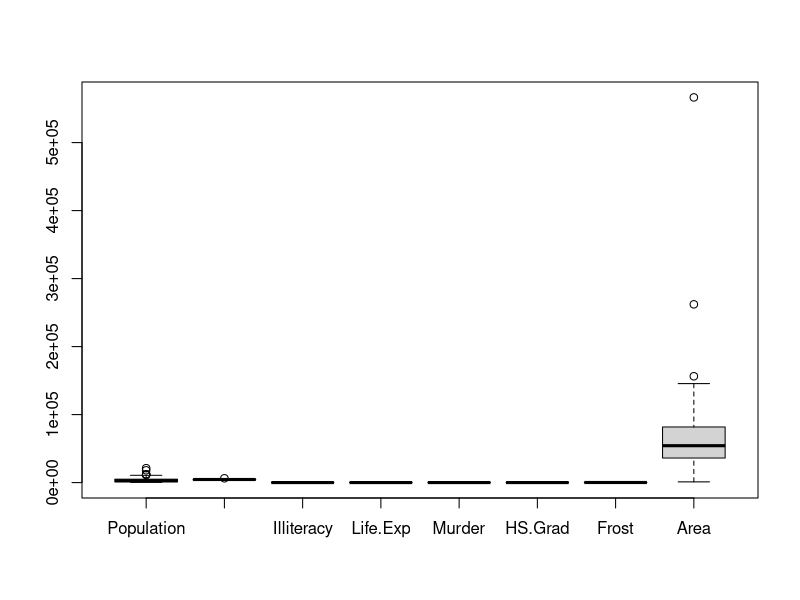

The R source for this figure:
# * 실습 결과를 R Script file로 제출
# * R Script file 이름은 "영문본인이름_제출일날짜.R" 부여하여 제출
# * R Script file의 처음에 주석으로 본인 이름과 작성일/제출일 기록
# 
# 문1)
# 다음과 같이 결측값이 포함된 데이터셋 ds를 생성한 후, 다음 문제를 해결
# 하기 위한 R 코드를 작성하시오.
# 
# ds <- state.x77
# ds[2,3] <- NA; ds[3,1] <- NA; ds[2,4] <- NA; ds[4,3] <- NA
# 
ds <- state.x77
ds[2,3] <- NA
ds[3,1] <- NA
ds[2,4] <- NA
ds[4,3] <- NA

# (1) 각 열별로 결측값이 몇 개인지 출력하시오.

na_count <- apply(ds,2,function(df)sum(is.na(df)))
na_count

# (2) 결측값이 포함된 행들의 데이터를 출력하시오.
ds[!complete.cases(ds),]

# (3) 결측값이 포함된 행은 몇 개인지 출력하시오.
rowSums(is.na(ds))
sum(rowSums(is.na(ds))>0)
# (4) 결측값이 포함된 행들을 제외하고 새로운 데이터셋 ds.new를 만들어보시오.
# 
ds.new <- ds[complete.cases(ds),]
ds.new

# 문2)
# 다음과 같이 state.x77 데이터셋을 st에 저장한 후 다음 문제를 해결하기
# 위한 R 코드를 작성하시오.
# 
# st <- data.frame(state.x77)
# 




# (1) st의 각 변수(열)들에 대해 특이값이 존재하는지 상자그림을 그려 확인하시오.
st <- data.frame(state.x77)
boxplot(st)
state.x77
summary(st$Area)

# (2) 특이값이 존재하는 경우 이상치를 NA로 대체하여 저장하시오.

out.val <- boxplot.stats(st$Area)$out 
st$Area[st$Area %in% out.val] <- NA

head(st)





# (3) st에서 NA가 존재하는 행들을 제거하여 st2에 저장하시오.
# 


new <- st[complete.cases(st),]
head(new)

# 문3) 
# R에서 제공하는 airquality 데이터셋에 대해 다음의 문제를 해결하기 위한
# R 코드를 작성하시오.
# 
# (1) airquality를 AQ에 저장하시오.
AQ <- airquality


# (2) AQ에서 열별로 NA의 개수를 출력하시오.

AQ_count <- apply(AQ,2,function(air)sum(is.na(air)))
AQ_count
# (3) AQ에서 행별로 NA의 개수를 출력하시오.
AQ_count1 <- apply(AQ,1,function(air)sum(is.na(air)))
AQ_count1
# (4) AQ에서 NA를 포함하지 않은 행들만 출력하시오.
AQ[complete.cases(AQ),]
# (5) AQ에서 NA를 NA가 속한 열의 평균값으로 치환하여 AQ2로 저장하고, AQ2의 내용을
# 출력하시오.		

AQ2<- colMeans(AQ,na.rm = T)
AQ2
# 
# 문4)
# R에서 제공하는 state.x77 데이터셋에 대하여 다음 문제를 해결하기 위한
# R 코드를 작성하시오.
# 
# (1) state.x77 데이터셋을 Population(인구수)를 기준으로 오름차순 정렬하시오
class(state.x77)
st <- data.frame( state.x77)

st[order(st$Population, decreasing = T),]



# (2) state.x77 데이터셋을 Income(소득)을 기준으로 내림차순 정렬하시오.
st[order(st$Income),]
# (3) Illiteracy(문맹률)가 낮은 상위 10개 주의 이름과 문맹률을 출력하시오.	
# 
stt<- st[order(st$Illiteracy),]
stt
rownames(stt[1:10,])

# 문5)
# R에서 제공하는 mtcars 데이터셋에 대하여 다음 문제를 해결하기 위한 R
# 코드를 작성하시오.
# 
# (1) mtcars 데이터셋을 gear(기어)의 개수에 따라 그룹을 나누어 mt.gear에 저장하
# 시오.(단, split() 함수를 사용)
class(mtcars)

mt.gear<- split(mtcars, mtcars$gear)
mt.gear
# (2) mt.gear에서 gear(기어)의 개수가 4인 그룹의 데이터를 출력하시오.

mt.gear$`4`



# (3) mt.gear에서 gear(기어)의 개수가 3인 그룹과 5인 그룹의 데이터를 합쳐서
# mt.gear.35에 저장하고 내용을 출력하시오.
mt.gear3 <- mt.gear$'3'
mt.gear3
mt.gear5 <- mt.gear$'5'
mt.gear5
mt.gear.35 <- merge(mt.gear3,mt.gear5,all=T)
mt.gear.35
####앞에 행이름이 나오지않는다 

# (4) mtcars 데이터셋에서 wt(중량)가 1.5~3.0 사이인 행들을 추출하여 출력하시오.
# 
subset(mtcars, wt<=3.0 & wt>=1.5)

# 문6)
# 다음의 문제를 해결하기 위한 R코드를 작성하시오.
# 
# 다음과 같이 데이터프레임 authors와 books를 생성하고 authors와 books의 내
# 용을 출력하시오.	
# 
# authors <- data.frame( surname = c( "Twein", "Venables", "Tierney", "Ripley", "McNeil" ),
#                        nationality = c( "US", "Australia", "US", "UK", "Australia" ),
#                        retired = c( "yes", rep( "no", 4 ) ) )
# books <- data.frame( name = c( "Johns", "Venables", "Tierney", "Ripley", "Ripley", "McNeil" ),
#                      title = c( "Exploratory Data Analysis", 
#                                 "Modern Applied Statistics ...",
#                                 "LISP-STAT",
#                                 "Spatial Statistics", "Stochastic Simulation",
#                                 "Interactive Data Analysis" ),
#                      other.author = c( NA, "Ripley", NA, NA, NA, NA ) )
# 
# (1) surname과 name을 공통 열로 하여 authors와 books를 병합하여 출력하시오(두		데이터프레임에서 공통 열의 값이 일치하는 것들만 병합).

authors <- data.frame( surname = c( "Twein", "Venables", "Tierney", "Ripley", "McNeil" ),nationality = c( "US", "Australia", "US", "UK", "Australia" ),retired = c( "yes", rep( "no", 4 ) ) )
authors
books <- data.frame( name = c( "Johns", "Venables", "Tierney", "Ripley", "Ripley", "McNeil" ),title = c( "Exploratory Data Analysis", "Modern Applied Statistics ...", "LISP-STAT","Spatial Statistics", "Stochastic Simulation","Interactive Data Analysis" ),other.author = c( NA, "Ripley", NA, NA, NA, NA ) )

books
merge(authors,books,by.authors=c('surneme'),by.books=c('name'))

# (2) surname과 name을 공통 열로 하여 authors와 books를 병합하여 출력하되
# authors의 행들이 모두 표시되도록 하시오.

merge(authors,books,
      by.books=c('name'),
      all.authors=T)

# (3) surname과 name을 공통 열로 하여 authors와 books를 병합하여 출력하되 books
# 의 행들은 모두 표시되도록 하시오.
merge(books,authors,
      by.authors=c('surname'),
      all.books=T)


# (4) surname과 other.author를 공통 열로 하여 authors와 books를 병합하여 출력하
# 시오.	

merge(books,authors,
      by.books=c('surname'),
      by.authors=c('other.author'))





